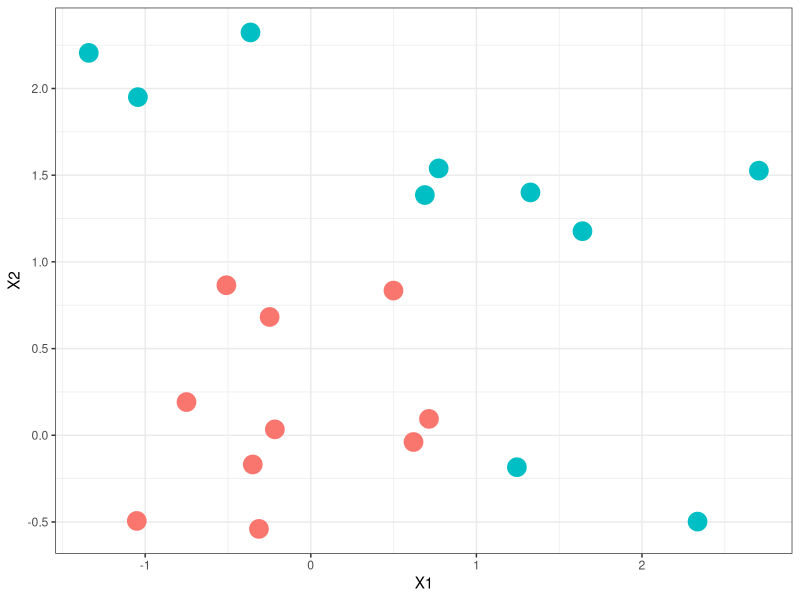
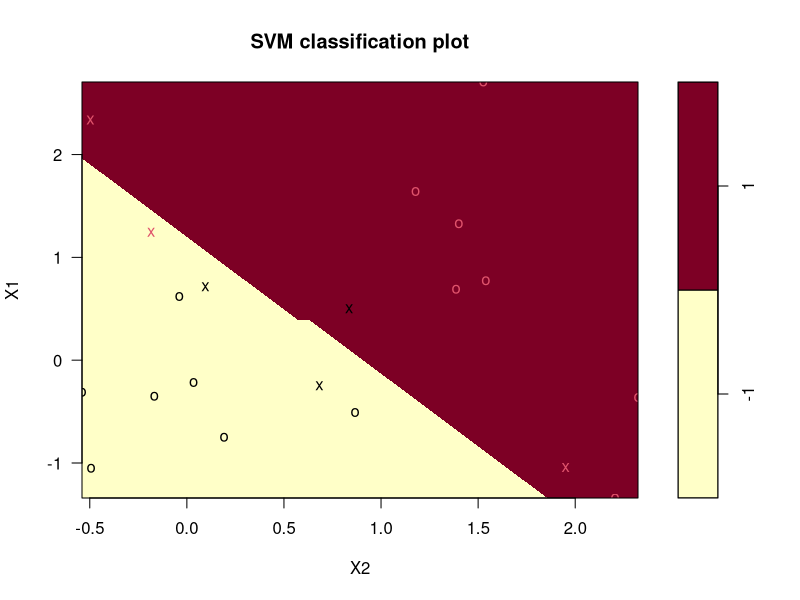
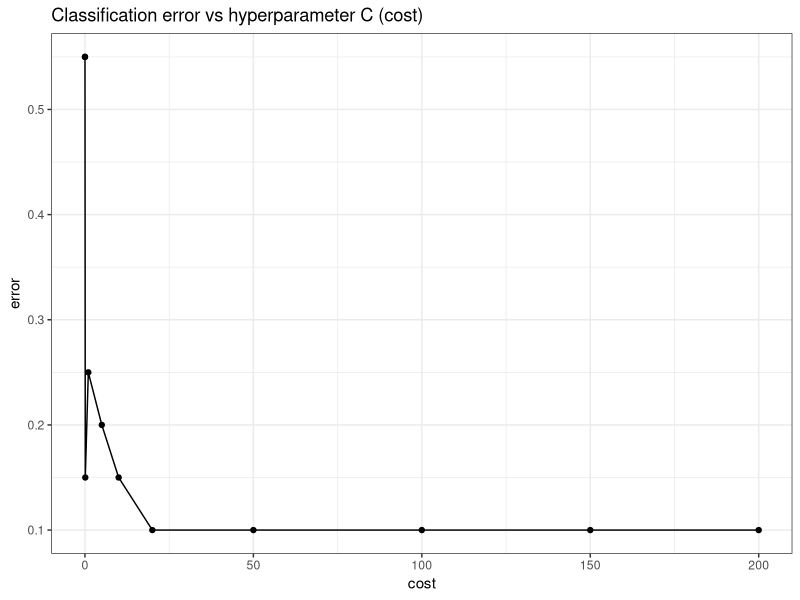
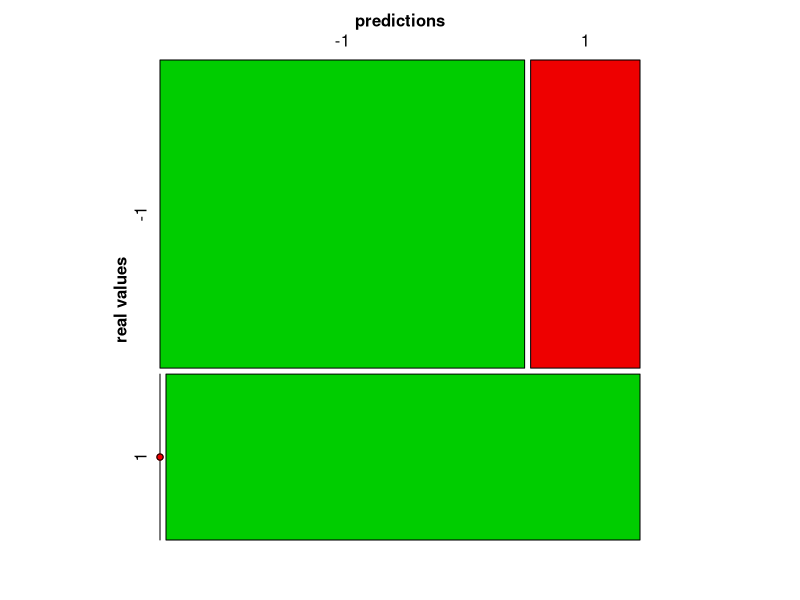

The R source for these figures, in order:

library(ggplot2) # Required for plotting with ggplot
library(e1071) #Required for SVM
library(vcd) # For mosaic

# Creation of an artificial data set not linearly separable
set.seed(10111)
coordinates<-matrix(rnorm(40), 20, 2)
colnames(coordinates)<-c("X1", "X2")

y<-c(rep(-1,10),rep(1,10))

coordinates[y ==1, ] <- coordinates[y==1, ] +1
data<-data.frame(coordinates, y)

ggplot(data=data,aes(x=X1, y=X2, color=as.factor(y)))+
  geom_point(size=6)+
  theme_bw()+theme(legend.position ="none")

#Creation of a simple Support Vector Classifier 
# Conversion of y variable to factor
data$y<-as.factor(data$y)

# Creating the SVC model. Use kernel as "linear"
model_svc<-svm(formula=y ~ X1+X2, data=data, kernel="linear", 
               cost=10, scale=FALSE)

summary(model_svc)

#Support vectors
model_svc$index 

#Plotting the two regions in low resolution
plot(model_svc, data)


#Evaluation of the optimum  cost value 
set.seed(1)
svc_cv<-tune("svm", y ~ X1+X2, data=data, kernel="linear",
             ranges=list(cost=c(0.001, 0.01, 0.1, 
                                1, 5, 10, 20, 50, 100, 150, 200)))


summary(svc_cv)

# Plotting error versus cost
ggplot(data=svc_cv$performances, aes(x=cost, y=error))+geom_line()+
  geom_point()+
  labs(title="Classification error vs hyperparameter C (cost)")+
  theme_bw()

#Saving the best model found for C
best_model <- svc_cv$best.model

#Prediction of new observations
set.seed(19)
coordinates <-matrix(rnorm(40), 20, 2)
colnames(coordinates) <-c("X1", "X2")

y<-sample(c(-1,1), 20, rep=TRUE)

coordinates[y ==1, ] <- coordinates[y==1, ] +1
test<-data.frame(coordinates, y)

#Predictions
predictions<- predict(object=best_model, test)
paste("Test error:", 100*mean(test$y !=predictions), "%")

table(prediction=predictions, real_value=test$y)
      
#Alternative way
confusion_matrix<-table(test$y,predictions,
                        dnn=c("real values", "predictions"))

confusion_matrix

#plotting the confusion matrix
mosaic(confusion_matrix,shade=T,colorize=T,
       gp=gpar(fill=matrix(c("green3", "red2", "red2", "green3"),2,2)))










